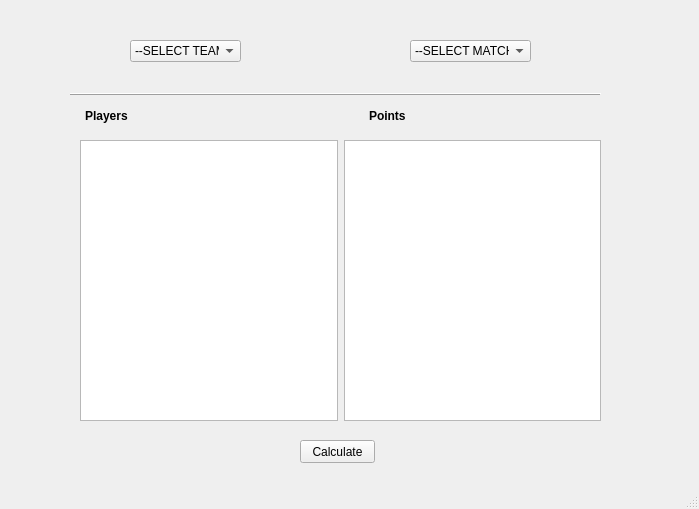
<?xml version="1.0" encoding="UTF-8"?>
<ui version="4.0">
 <class>EvaluateWindow</class>
 <widget class="QMainWindow" name="EvaluateWindow">
  <property name="geometry">
   <rect>
    <x>0</x>
    <y>0</y>
    <width>699</width>
    <height>509</height>
   </rect>
  </property>
  <property name="windowTitle">
   <string>MainWindow</string>
  </property>
  <widget class="QWidget" name="centralwidget">
   <widget class="QWidget" name="horizontalLayoutWidget">
    <property name="geometry">
     <rect>
      <x>80</x>
      <y>140</y>
      <width>521</width>
      <height>281</height>
     </rect>
    </property>
    <layout class="QHBoxLayout" name="horizontalLayout">
     <item>
      <widget class="QListView" name="playerList"/>
     </item>
     <item>
      <widget class="QListView" name="ScoreList"/>
     </item>
    </layout>
   </widget>
   <widget class="QPushButton" name="Calculate">
    <property name="geometry">
     <rect>
      <x>300</x>
      <y>440</y>
      <width>75</width>
      <height>23</height>
     </rect>
    </property>
    <property name="text">
     <string>Calculate</string>
    </property>
   </widget>
   <widget class="QComboBox" name="SelectTeam">
    <property name="geometry">
     <rect>
      <x>130</x>
      <y>40</y>
      <width>111</width>
      <height>22</height>
     </rect>
    </property>
    <item>
     <property name="text">
      <string>--SELECT TEAM--</string>
     </property>
    </item>
   </widget>
   <widget class="QComboBox" name="SelectMatch">
    <property name="geometry">
     <rect>
      <x>410</x>
      <y>40</y>
      <width>121</width>
      <height>22</height>
     </rect>
    </property>
    <item>
     <property name="text">
      <string>--SELECT MATCH--</string>
     </property>
    </item>
    <item>
     <property name="text">
      <string>MATCH 1</string>
     </property>
    </item>
    <item>
     <property name="text">
      <string>MATCH 2</string>
     </property>
    </item>
    <item>
     <property name="text">
      <string>MATCH 3</string>
     </property>
    </item>
    <item>
     <property name="text">
      <string>MATCH 4</string>
     </property>
    </item>
   </widget>
   <widget class="QFrame" name="line">
    <property name="geometry">
     <rect>
      <x>70</x>
      <y>84</y>
      <width>531</width>
      <height>20</height>
     </rect>
    </property>
    <property name="font">
     <font>
      <weight>75</weight>
      <bold>true</bold>
     </font>
    </property>
    <property name="frameShape">
     <enum>QFrame::HLine</enum>
    </property>
    <property name="frameShadow">
     <enum>QFrame::Raised</enum>
    </property>
   </widget>
   <widget class="QWidget" name="horizontalLayoutWidget_2">
    <property name="geometry">
     <rect>
      <x>60</x>
      <y>100</y>
      <width>561</width>
      <height>31</height>
     </rect>
    </property>
    <layout class="QHBoxLayout" name="horizontalLayout_2">
     <item>
      <widget class="QLabel" name="players">
       <property name="font">
        <font>
         <pointsize>9</pointsize>
         <weight>75</weight>
         <bold>true</bold>
        </font>
       </property>
       <property name="text">
        <string>Players</string>
       </property>
       <property name="indent">
        <number>25</number>
       </property>
      </widget>
     </item>
     <item>
      <widget class="QLabel" name="points">
       <property name="font">
        <font>
         <pointsize>9</pointsize>
         <weight>75</weight>
         <bold>true</bold>
        </font>
       </property>
       <property name="text">
        <string>Points</string>
       </property>
       <property name="indent">
        <number>25</number>
       </property>
      </widget>
     </item>
    </layout>
   </widget>
  </widget>
  <widget class="QMenuBar" name="menubar">
   <property name="geometry">
    <rect>
     <x>0</x>
     <y>0</y>
     <width>699</width>
     <height>21</height>
    </rect>
   </property>
  </widget>
  <widget class="QStatusBar" name="statusbar"/>
 </widget>
 <resources/>
 <connections/>
</ui>
